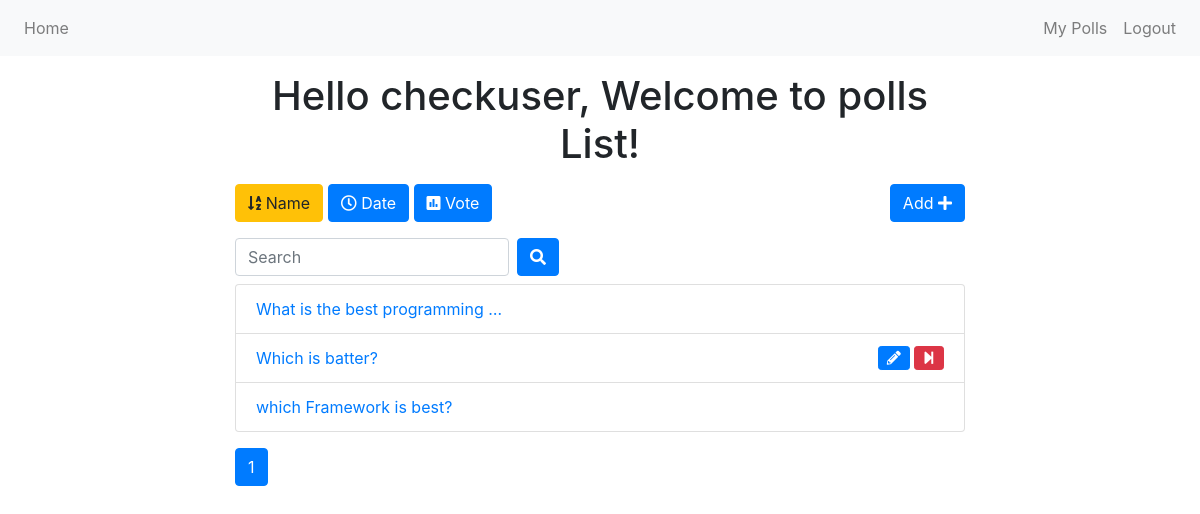
Page /poll/?name=True (signed in) on the committed database.
### poll/models.py (models this page shows, shortened)
class Poll(models.Model):
    owner = models.ForeignKey(User, on_delete=models.CASCADE)
    text = models.TextField()
    pub_date = models.DateTimeField(default=timezone.now)
    active = models.BooleanField(default=True)

### poll/views.py (the view)
# urls.py: path('', views.index, name='index'),
@login_required()
def index(request):
    all_polls = Poll.objects.all()
    search_term = ''
    if 'name' in request.GET:
        all_polls = all_polls.order_by('text')
    if 'date' in request.GET:
        all_polls = all_polls.order_by('pub_date')
    if 'vote' in request.GET:
        all_polls = all_polls.annotate(Count('vote')).order_by('vote__count')
    if 'search' in request.GET:
        search_term = request.GET['search']
        all_polls = all_polls.filter(text__icontains=search_term)
    paginator = Paginator(all_polls, 6)  # Show 6 contacts per page
    page = request.GET.get('page')
    polls = paginator.get_page(page)
    get_dict_copy = request.GET.copy()
    params = get_dict_copy.pop('page', True) and get_dict_copy.urlencode()
    print(params)
    context = {
        'polls': polls,
        'params': params,
        'search_term': search_term,
    }
    return render(request, 'poll/polls_list.html', context)

### poll/templates/poll/polls_list.html (shortened to what this page needs)
{% extends 'user/base.html' %}
{% block content %}
<div class="container">
    <div class="row">
        <div class="col-md-8 offset-sm-2">
            <h1 class="text-center mt-3 mb-3">Hello {{request.user}}, Welcome to polls List!</h1>
            <a class="btn btn-{% if 'name' in request.GET %}warning{% else %}primary{% endif %} mb-3" href="?name=True"
                role="button"><i class="fas fa-sort-alpha-down"></i>
                Name</a>
            <a class="btn btn-{% if 'date' in request.GET %}warning{% else %}primary{% endif %} mb-3" href="?date=True"
                role="button"><i class="far fa-clock"></i> Date</a>
            <a class="btn btn-{% if 'vote' in request.GET %}warning{% else %}primary{% endif %} mb-3" href="?vote=True"
                role="button"><i class="fas fa-poll"></i> Vote</a>
            <a class="btn btn-primary mb-3 float-right" href="{% url 'add' %}" role="button">Add <i class="fas fa-plus"></i></a>
            <form class="form-inline">
                <div class="form-group mr-sm-2 mb-2">
                    <input type="search" class="form-control" name="search" placeholder="Search" value={{ search_term }}>
                </div>
                <button type="submit" class="btn btn-primary mb-2"><i class="fas fa-search"></i></button>
            </form>
            <ul class="list-group">
                {% for poll in polls %}
                <li class="list-group-item"><a href="{% url 'detail' poll.id %}">{{ poll.text|truncatewords:5 }}
                    </a>
                    {% if request.user == poll.owner %}
                    {% if poll.active %}
                    <a href="{% url 'end_poll' poll.id %}" data-toggle="tooltip" data-placement="top" title="End Poll"
                        onclick="return confirm('Are you sure ?')"><i class="fas fa-step-forward float-right btn btn-danger btn-sm"></i></a>
                    {% endif %}
                    <a href="{% url 'edit' poll.id %}" class="mr-3" data-toggle="tooltip" data-placement="top"
                        title="Edit Poll"><i class="fas fa-pencil-alt float-right btn btn-primary btn-sm mr-1"></i></a>
                    {% endif %}
                </li>
                {% endfor %}
            </ul>
            <nav class="mt-3">
                <ul class="pagination">
                    <li class="page-item active"><a class="page-link" href="">{{ polls.number }}</a></li>
                </ul>
            </nav>
        </div>
    </div>
</div>
{% endblock content %}

### rows in the picture
Poll: text "What is the best programming …"
Poll: text "Which is batter?", active True (drawn)
Poll: text "which Framework is best?"

### other values in the picture
{{ request.user }} "checkuser"
{{ polls.number }} "1"
